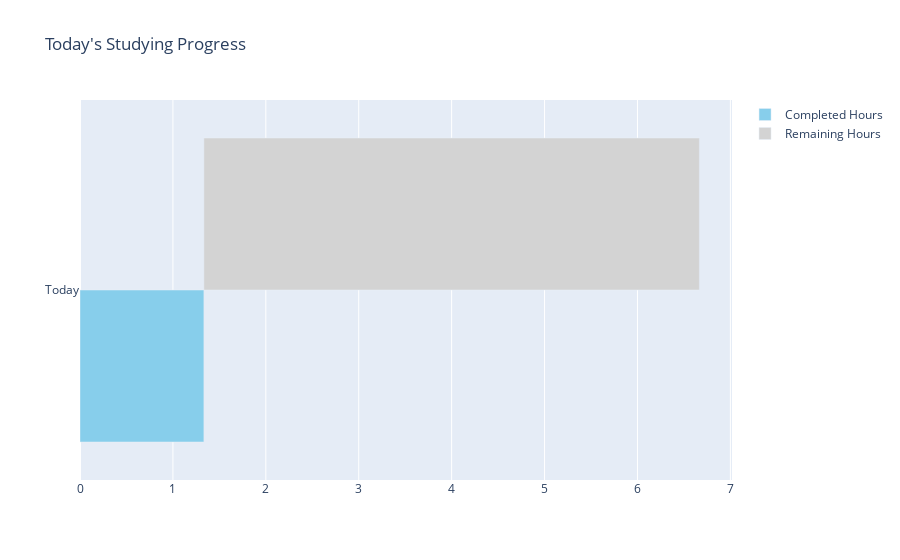
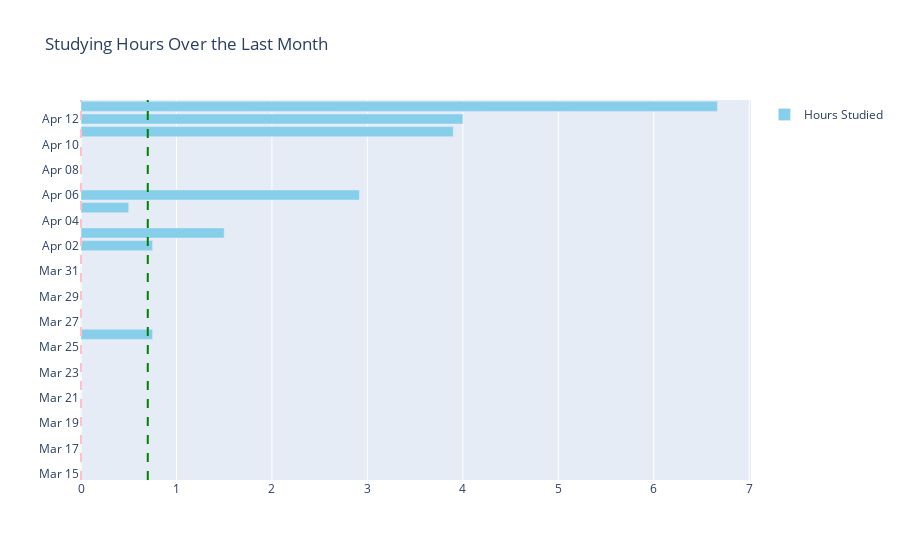

The code cell stored with these charts, in order, in its notebook:
### Code cell
plot_studying_progress(service, calendar_id)  # Replace 'your_calendar_id_here' with your actual studying calendar ID

### Figure 1 — Plotly figure (JSON) as saved in the notebook; plotly's stock layout.template omitted (floating-point values rounded to 4 significant figures)
{"data": [{"marker": {"color": "skyblue"}, "name": "Completed Hours", "orientation": "h", "type": "bar", "x": [1.333], "y": ["Today"]}, {"base": 1.333, "marker": {"color": "lightgrey"}, "name": "Remaining Hours", "orientation": "h", "type": "bar", "x": [5.333], "y": ["Today"]}], "layout": {"showlegend": true, "title": {"text": "Today's Studying Progress"}}}

### Figure 2 — Plotly figure (JSON) as saved in the notebook; plotly's stock layout.template omitted (floating-point values rounded to 4 significant figures)
{"data": [{"marker": {"color": "skyblue"}, "name": "Hours Studied", "orientation": "h", "type": "bar", "x": [0, 0, 0, 0, 0, 0, 0, 0, 0, 0, 0, 0.75, 0, 0, 0, 0, 0, 0, 0.75, 1.5, 0, 0.5, 2.917, 0, 0, 0, 0, 3.9, 4.0, 6.667], "y": ["Mar 15", "Mar 16", "Mar 17", "Mar 18", "Mar 19", "Mar 20", "Mar 21", "Mar 22", "Mar 23", "Mar 24", "Mar 25", "Mar 26", "Mar 27", "Mar 28", "Mar 29", "Mar 30", "Mar 31", "Apr 01", "Apr 02", "Apr 03", "Apr 04", "Apr 05", "Apr 06", "Apr 07", "Apr 08", "Apr 09", "Apr 10", "Apr 11", "Apr 12", "Apr 13"]}], "layout": {"shapes": [{"line": {"color": "green", "dash": "dash"}, "type": "line", "x0": 0.6994, "x1": 0.6994, "xref": "x", "y0": 0, "y1": 1, "yref": "paper"}, {"line": {"color": "pink", "dash": "dash"}, "type": "line", "x0": 0, "x1": 0, "xref": "x", "y0": 0, "y1": 1, "yref": "paper"}], "showlegend": true, "title": {"text": "Studying Hours Over the Last Month"}}}
